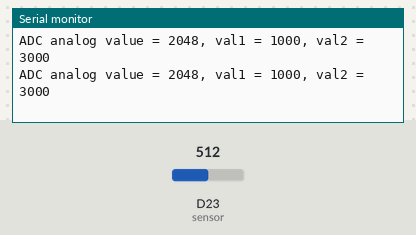
Recording of a sketch running on a simulated Arduino Zero (SAMD21). Parts: the last lines printed to the serial monitor. The test bench sets the inputs (shaded band); at power-on: D23 (sensor) = 512 (analog values on the 0–1023 scale).

Above: at 1.2 s.
1.3 s: D23 (sensor) set to 716
At 1.31 s:
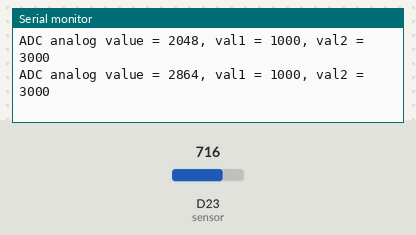
2.8 s: D23 (sensor) set to 900
At 2.82 s:
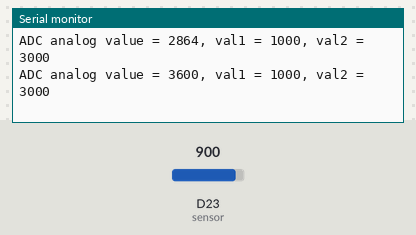
Timing chart, 0 to 5.8 s (numbered marks = the images above; inputs shaded):
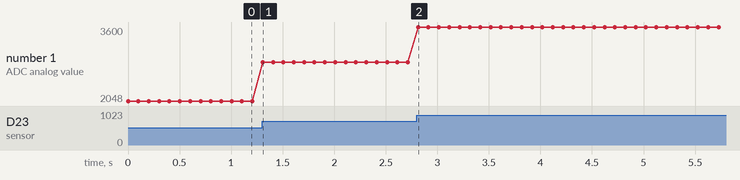

Measured:
- after the input at 1.3 s, the serial monitor: prints a new line at once (image 1)
- after the input at 2.8 s, the serial monitor: prints a new line at once (image 2)
- plotted number 1: 2048 → 2864 after the input at 1.3 s, 2864 → 3600 after the input at 2.8 s

The sketch:

WateringSense.ino
```cpp
#define BUFFER_SIZE 600
int readingsBuffer[BUFFER_SIZE]; // Array to hold the readings
int readingsIndex = 0; // Current index in the buffer
long sumOfReadings = 0; // Sum of the readings in the buffer
int readingsCount = 0; // Number of readings added to the buffer
unsigned long lastWateredTime = 0; // Timestamp of the last "Watered" message
const unsigned long cooldownPeriod = 10000; // Cooldown period of 10 seconds (10000 milliseconds)

void setup() {
  // Initialize serial communication at 115200 bits per second:
  Serial.begin(115200);

  // Set the resolution to 12 bits (0-4095)
  analogReadResolution(12);

  // Initialize the buffer
  for (int i = 0; i < BUFFER_SIZE; i++) {
    readingsBuffer[i] = 0;
  }
}

void loop() {
  unsigned long currentTime = millis(); // Get the current time
  int analogValue = analogRead(A9); // Read the current value from the sensor

  // Subtract the oldest reading from sumOfReadings
  sumOfReadings -= readingsBuffer[readingsIndex];
  // Add the new reading to the buffer and update the sum
  readingsBuffer[readingsIndex] = analogValue;
  sumOfReadings += analogValue;

  // Update the readings count and index for the circular buffer
  if (readingsCount < BUFFER_SIZE) {
    readingsCount++;
  }
  readingsIndex = (readingsIndex + 1) % BUFFER_SIZE;

  // Calculate the average of the readings in the buffer
  float averageValue = (float)sumOfReadings / readingsCount;

  // Compare the current reading to the average and check for a 5% decrease
  // Ensure there's more than one reading for comparison and check if cooldown period has passed
  if (readingsCount > 1 && (currentTime - lastWateredTime) > cooldownPeriod) {
    float percentChange = ((averageValue - analogValue) / averageValue) * 100.0;

    // Check if the change is more than 5%
    if (percentChange > 3) {
      Serial.println("Watered");
      lastWateredTime = currentTime; // Update the lastWateredTime to the current time
    }
  }
  Serial.printf("ADC analog value = %d, val1 = 1000, val2 = 3000 \n", analogValue);

  delay(100); // Delay in between reads for stability
}
```
